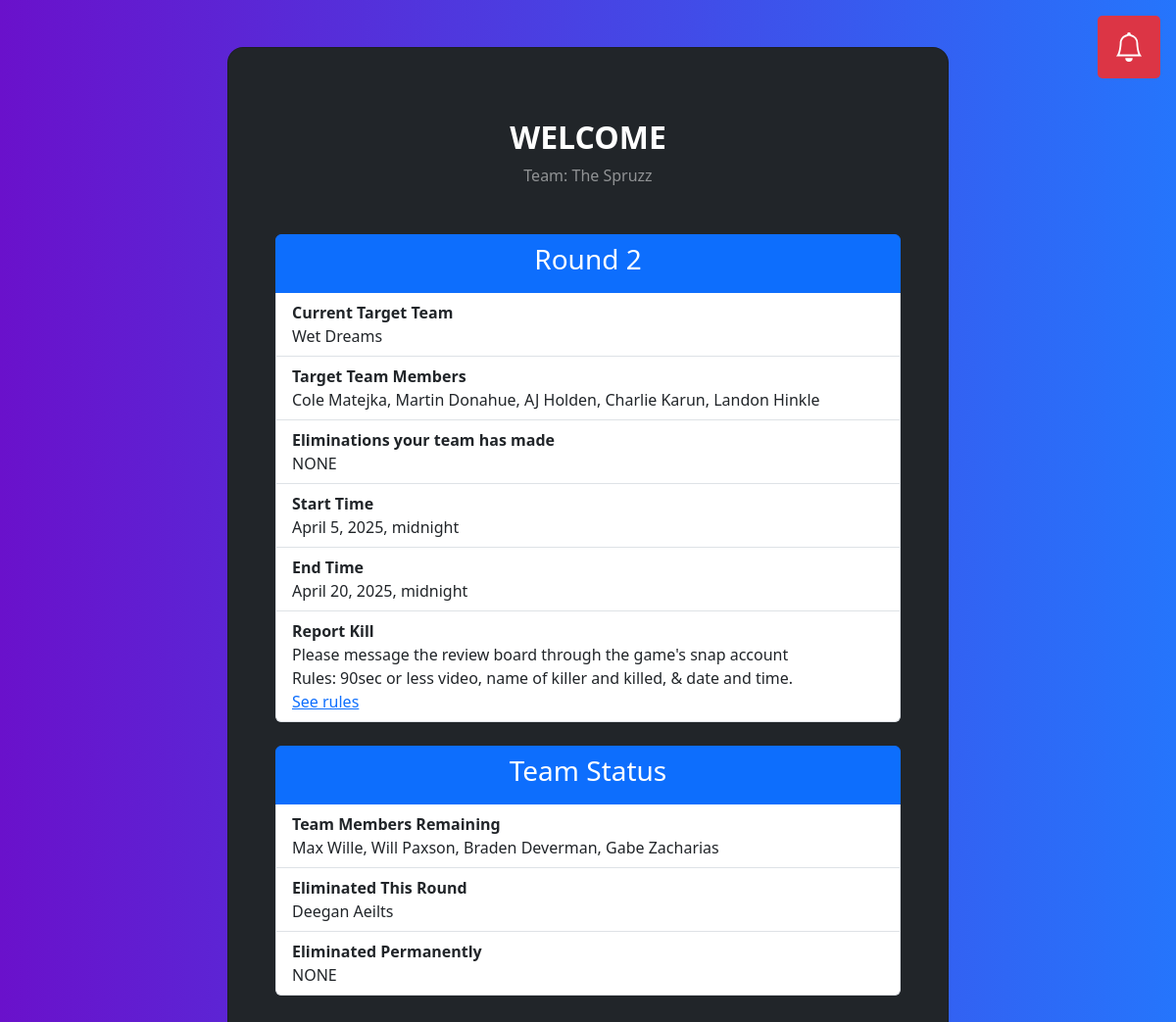
Screenshot of /home/643AZG1C with the database file from the repository.
### assignments/models.py (models this page shows, shortened)
class Team(models.Model):
	id = models.IntegerField(default=0, primary_key=True)
	name = models.CharField(max_length=200)
	eliminated = models.BooleanField(default=False)
	eliminated_date=models.DateField(null=True, blank=True)
	history = HistoricalRecords()
	def generate_viewing_code() -> str:
		return ''.join(random.choices(string.ascii_uppercase + string.digits, k=8))
	viewing_code = models.CharField(max_length=8, default=generate_viewing_code, unique=True)
	def get_round_elimed(self) -> list:
		if self.eliminated:
			return []
		filtered_p = list()
		for p in self.participants.all():
			if p.round_eliminated is True and p.eliminated_permanently is False:
				filtered_p.append(p)
		return filtered_p
	def get_perm_elimed(self) -> list:
		if self.eliminated:
			return []
		filtered_p = list()
		for p in self.participants.all():
			if p.eliminated_permanently is True:
				filtered_p.append(p)
		return filtered_p
	def get_remaining(self) -> list:
		if self.eliminated:
			return []
		filtered_p = list()
		for p in self.participants.all():
			if p.round_eliminated is False and p.eliminated_permanently is False:
				filtered_p.append(p)
		return filtered_p

class Participant(models.Model):
	name = models.CharField(max_length=200)
	team = models.ForeignKey(Team, on_delete=models.CASCADE, related_name="participants")
	history = HistoricalRecords()
	round_eliminated = models.BooleanField(default=False)
	eliminated_permanently = models.BooleanField(default=False)
	def is_eliminated(self):
		return self.round_eliminated or self.eliminated_permanently

class Round(models.Model):
	index = models.IntegerField(default=0)
	start_date = models.DateTimeField("Date Round Starts")
	end_date = models.DateTimeField("Date Round Ends")
	min_progression_kill_count = models.IntegerField(default=0)
	min_revive_kill_count = models.IntegerField(default=2)
	completed = models.BooleanField(default=False)
	history = HistoricalRecords()

### assignments/views.py (the view)
# urls.py: 2. Add a URL to urlpatterns:  path('', views.home, name='home')
def home(request, team_code):
	try:
		team = Team.objects.get(viewing_code=team_code)
		current_round = getCurRound()
		current_round_index = current_round.index
	except (KeyError, Team.DoesNotExist):
		return HttpResponseRedirect(reverse("assignments:login"))
	except (AttributeError):
		dneTemplate = loader.get_template("assignments/roundDNE.html")
		return HttpResponse(dneTemplate.render({'nextRound': getNextRound()}, request))
	if team.eliminated:
		errorTemplate = loader.get_template("assignments/error.html")
		return HttpResponse(
			errorTemplate.render({'message': "You're team has been eliminated from the game!"}, request)
		)
	cur_round_targets = Target.objects.filter(round = current_round).filter(prosecuting_team = team)
	if len(cur_round_targets) != 1:
		print(f"Invalid number of targets!! Currently has {cur_round_targets}")
	cur_target = cur_round_targets[0]
	notifications = Notifications()
	notifications.addKills( kills=Kill.objects.filter(target=cur_target) )
	notifications.addIssues( issues = Issue.objects.filter(closed=False), team_code=team_code )
	notifications.addStatus()
	ruleSuspension = getCurRuleSuspension()
	template = loader.get_template("assignments/home.html")
	context = {
		'team_code': team.viewing_code,
		'team_name': team.name,
		'current_round_index': current_round_index,
		'cur_round_start': current_round.start_date,
		'cur_round_end': current_round.end_date,
		'target_team': cur_target.target_team,
		'team': team,
		'notifications': notifications.get(),
		'cur_target':cur_target,
		'rule_suspension': ruleSuspension
	}
	return HttpResponse(template.render(context, request))

### assignments/models.py (called while the page is built)
	def get_for_votes(self):
		votes = self.votes.filter(in_favor=True)
		count = 0
		for vote in votes:
			if self.team_vote and not vote.team.eliminated:
				count += 1
				continue
			elif not vote.participant.is_eliminated():
				count += 1
		return count

	def get_against_votes(self):
		votes = self.votes.filter(in_favor=False)
		count = 0
		for vote in votes:
			if self.team_vote and not vote.team.eliminated:
				count += 1
				continue
			if not vote.participant.is_eliminated():
				count += 1
		return count

	def get_majority(self):
		majority = 0
		if self.team_vote:
			majority = math.floor(len(Team.objects.filter(eliminated=False)) / 2)
		else:
			majority = math.floor(len(
				Participant.objects.filter(round_eliminated=False).filter(eliminated_permanently=False)
			) / 2)
		return majority

### assignments/notifications.py (called while the page is built)
	def add(self, header:str, body:str, link:str, link_text:str):
		self.notifications.append({ "header": header, "body": body, "link": link, "link_text": link_text })

	def addKills(self, kills:list[Kill]):
		for kill in kills:
			timedelta = kill.date - timezone.now().date()
			if timedelta.days <= 7:
				self.addKill(kill=kill)

	def addIssue(self, issue: Issue, team_code:str):
		self.add(
			"New Vote",
			f"{issue.label}. For: {issue.get_for_votes()}, against: {issue.get_against_votes()}, required to pass: {issue.get_majority()}",
			f"/vote/{team_code}/{issue.id}",
			"Vote"
		)

	def addIssues(self, issues: list[Issue], team_code:str):
		for issue in issues:
			self.addIssue(issue=issue, team_code=team_code)

	def addStatus(self):
		self.add(
			"VIEW ROUND STATUS",
			"If you would like to see videos and information about everyone in the round, click this button",
			"/status",
			"View"
		)

	def get(self):
		return self.notifications

### assignments/templatetags/list_format.py (called while the page is built)
@register.filter(name='query_to_list')
def convertQueryToNameList(query) -> list:
	out = list()
	for p in query:
		out.append(p.name)
	if len(out) == 0:
		out.append("NONE")
	return ', '.join(out)

### assignments/views.py (called while the page is built)
def getCurRound() -> Round:
	rounds = Round.objects.filter(completed = False)
	for round in rounds:
		if round.start_date <= timezone.now() and round.end_date > timezone.now():
			return round
	return None

def getCurRuleSuspension () -> RuleSuspension:
	ruleSuspensions = RuleSuspension.objects.all()
	print(ruleSuspensions)
	print(timezone.now())
	for r in ruleSuspensions:
		print(r.end_time > timezone.now(), r.end_time, timezone.now())
		if r.notification_time <= timezone.now() and r.end_time > timezone.now():
			return r
	return None

### assignments/templates/assignments/home.html (shortened to what this page needs)
<!DOCTYPE html>
<html>
    <head>
        {% load bootstrap5 %}
        {% bootstrap_css %}
        {% load static %}
        {% load list_format %}
    </head>
    <body style="background:black;">
      <section class="h-100 gradient-custom">
        <div class="container py-5 h-100">
          <div class="row d-flex justify-content-center align-items-center h-100">
            <div class="col-20 col-md-16 col-lg-10 col-xl-8">
              <div class="card bg-dark text-white" style="border-radius: 1rem;">
                <div class="card-body p-5 text-center">
                  <div class="mb-md-5 mt-md-4 pb-5">
                    <h2 class="fw-bold mb-2 text-uppercase text-lg-left">Welcome</h2>
                    <p class="text-white-50" style="margin-bottom: 3rem">Team: {{team.name}}</p>
                    <ul class="list-group">
                      <li class="list-group-item active">
                        <h3>Round {{current_round_index}}</h3>
                      </li>
                      <li class="list-group-item d-flex flex-column justify-content-between align-items-start">
                        <div class="fw-bold">Current Target Team</div>
                        {{target_team.name}}
                      </li>
                      <li class="list-group-item d-flex flex-column justify-content-between align-items-start">
                        <div class="fw-bold">Target Team Members</div>
                        {{target_team.get_remaining|query_to_list}}
                      </li>
                      <li class="list-group-item d-flex flex-column justify-content-between align-items-start">
                        <div class="fw-bold">Eliminations your team has made</div>
                        {{target_team.get_round_elimed|query_to_list}}
                      </li>
                      <li class="list-group-item d-flex flex-column justify-content-between align-items-start">
                        <div class="fw-bold">Start Time</div>
                        {{cur_round_start}}
                      </li>
                      <li class="list-group-item d-flex flex-column justify-content-between align-items-start">
                        <div class="fw-bold">End Time</div>
                        {{cur_round_end}}
                      </li>
                      <li class="list-group-item d-flex flex-column justify-content-between align-items-start">
                        <div class="fw-bold">Report Kill</div>
                        <div>Please message the review board through the game's snap account</div>
                        <div>Rules: 90sec or less video, name of killer and killed, & date and time.</div>
                        <a
                          href="https://docs.google.com/document/d/1oT0aCWM9ndnWauNS-hPh288OYx0aJeUS5GiKSXL4X8A/"
                          target="_blank"
                        >See rules</a>
                      </li>
                    </ul>
                    <ul class="list-group">
                      <li class="list-group-item active">
                        <h3>Team Status</h3>
                      </li>
                      <li class="list-group-item d-flex flex-column justify-content-between align-items-start">
                        <div class="fw-bold">Team Members Remaining</div>
                        {{team.get_remaining|query_to_list}}
                      </li>
                      <li class="list-group-item d-flex flex-column justify-content-between align-items-start">
                        <div class="fw-bold">Eliminated This Round</div>
                        {{team.get_round_elimed|query_to_list}}
                      </li>
                      <li class="list-group-item d-flex flex-column justify-content-between align-items-start">
                        <div class="fw-bold">Eliminated Permanently</div>
                        {{team.get_perm_elimed|query_to_list}}
                      </li>
                    </ul>
                </div>
              </div>
            </div>
          </div>
        </div>
      </section>
      <button
        class="notification-btn"
        id="notification_btn_id"
      >
      </button>
    </body>
</html>

### assignments/templates/assignments/home.html (style rules this page uses)
.gradient-custom { background: #6a11cb; background: -webkit-linear-gradient(to right, rgba(106, 17, 203, 1), rgba(37, 117, 252, 1)); background: linear-gradient(to right, rgba(106, 17, 203, 1), rgba(37, 117, 252, 1)); min-height: 100vh; }
.notification-btn { position: fixed; right: 1rem; top: 1rem; width:4rem; height:4rem; padding: .5rem 1rem; font-size: 1.25rem; border-radius: .3rem; color: #fff; background-color: #dc3545; border-color: #dc3545; display: inline-block; font-weight: 400; line-height: 1.5; text-align: center; text-decoration: none; vertical-align: middle; user-select: none; border: 1px solid transparent; transition: color .15sease-in-out, background-color .15sease-in-out, border-color .15sease-in-out, box-shadow .15sease-in-out; -webkit-appearance: button; }

### rows the page displays
Team: name "The Spruzz", get_remaining|query_to_list "Max Wille, Will Paxson, Braden Deverman, Gabe Zacharias", get_round_elimed|query_to_list "Deegan Aeilts", get_perm_elimed|query_to_list "NONE"
Team: name "Wet Dreams", get_remaining|query_to_list "Cole Matejka, Martin Donahue, AJ Holden, Charlie Karun, Landon Hinkle", get_round_elimed|query_to_list "NONE"
Round: start_date "April 5, 2025, midnight", end_date "April 20, 2025, midnight"

### other values shown
{{ current_round_index }} "2"
